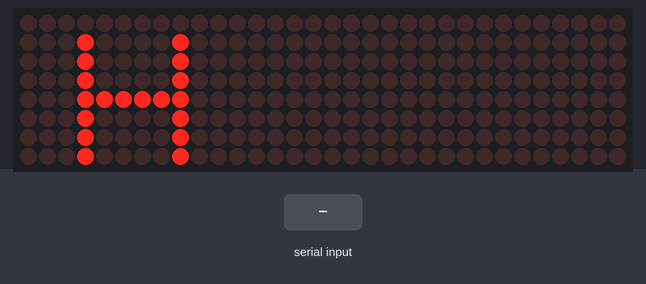
Simulated run of this sketch. Board: Arduino Uno, built with avr-gcc and run on an emulated ATmega328P. Shown: 32×8 LED matrix. The inputs (shaded band) are chosen by the test bench. What the sketch prints to the serial monitor is not drawn.

Above: at 1.2 s.
1.3 s: "1" received over Serial
At 1.7 s:
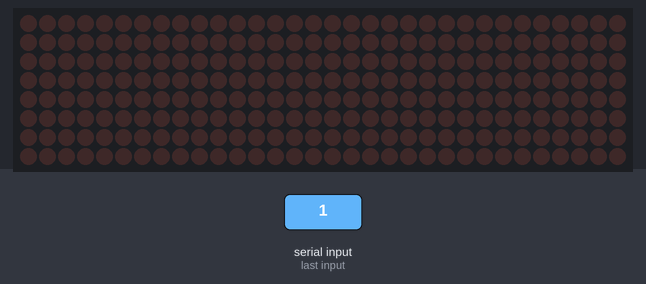
4.3 s: "0" received over Serial
At 5.65 s:
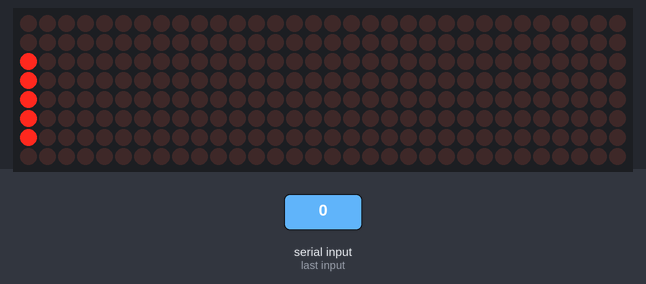
7.3 s: "2" received over Serial
At 8.62 s:
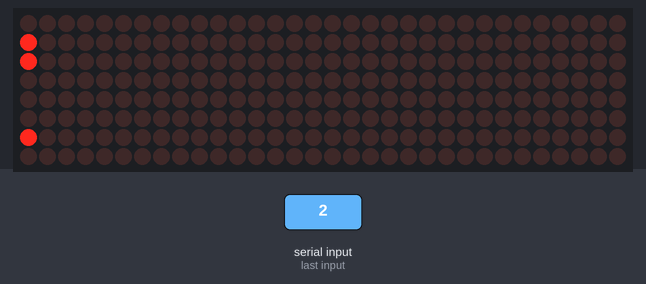
16.9 s: "0" received over Serial
At 18.41 s:
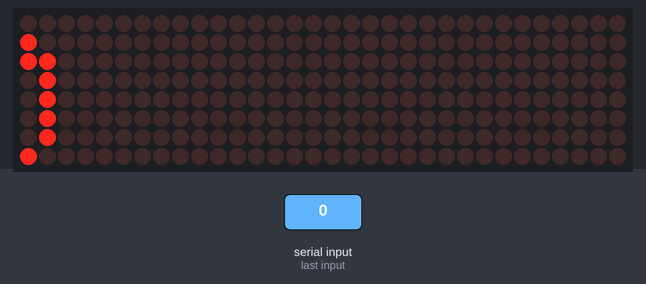

Measured:
- after the input at 1.3 s, the display: first differs from a run without the input after 0.10 s (image 1)
- after the input at 4.3 s, the display: first changes after 0.06 s (image 2 shows a later state)
- after the input at 7.3 s, the display: first changes at once (image 3 shows a later state)
- after the input at 16.9 s, the display: first differs from a run without the input after 0.10 s (image 4 shows a later state)
- what the display in image 1 shows lasts 1.2 s, from 1.4 s to 2.6 s

The sketch:

sketch_jan18a.ino
```cpp
#include <LedControl.h>
#include "font.h"
//din - 11
//cs - 10
//clk 13
// 4 adresses
LedControl lc=LedControl(11,13,10,4);

//8 rows * 5 displays
//(0-7 is a "virtual" display that is scrolled from)
byte dispBuf[40] = {};

//alarm that goes every 8 itterations (singal to write a new char onto the virtual screen)
byte alarm = 0;

//upcoming letters, TODO: code a font
byte chr = 0;
byte len = 13;
char text[64] = "HELLO WORLD!";

void setup() {
  Serial.begin(9600);
  // put your setup code here, to run once:
  for (byte i=0; i<4; i++) {
    lc.shutdown(i,false);
    /* Set the brightness to a medium values */
    lc.setIntensity(i,8);
    /* and clear the display */
    lc.clearDisplay(i);
  }
  Serial.println("Booted!");
}

void loop() {

  if (alarm == 0) {
    if (chr > len) {
      //loop to the start
      chr = 0;
      alarm = 0;
    } else {
      // some more debug for adding to disp buf
      //char tob[40];
      //sprintf(tob,"bufst: %d..%d",bufStart,(bufStart+7)%40);
      //Serial.println(tob);
      byte idx = AlphabetLUT[text[chr]];
      dispBuf[0] = Alphabet[(idx*8)+7];
      dispBuf[1] = Alphabet[(idx*8)+6];
      dispBuf[2] = Alphabet[(idx*8)+5];
      dispBuf[3] = Alphabet[(idx*8)+4];
      dispBuf[4] = Alphabet[(idx*8)+3];
      dispBuf[5] = Alphabet[(idx*8)+2];
      dispBuf[6] = Alphabet[(idx*8)+1];
      dispBuf[7] = Alphabet[(idx*8)];
      // debug when pushing a new char to the disp buffer
      //sprintf(tob,"Pushed Char: %c (%x)\nidx: %d",text[chr],text[chr],idx);
      //Serial.println(tob);
      //for (byte t = 0; t < 8; t++)
      //{
      //  Serial.print("Pushed line: ");
      //  byte val = Alphabet[(idx*8)+t];
      //  for (int j = 0; j < 8; j++)
      //  {
      //      bool b = val & 0x80;
      //      Serial.print(b);
      //      val = val << 1;
      //  };Serial.println();
      //}
      alarm = 8;
      chr +=1;
    };
  } else {
    alarm-=1;
  };

  //debug dispBuf debug logger
  //for (byte t = 0; t < 41; t++)
  //{
  //  Serial.print("buffer: ");
  //  byte val = dispBuf[(bufStart+t)%40];
  //  for (int j = 0; j < 8; j++)
  //  {
  //      bool b = val & 0x80;
  //      Serial.print(b);
  //      val = val << 1;
  //  };Serial.println();
  //}

  // put your main code here, to run repeatedly:
  //Serial.println("Render");
  for (byte i = 8; i<=40;i++) { //skip to the 8th collumn, AKA the left-most physical collumn
    //put rendering code here
    //math.floor(i/8) the screen id
    //i%8 the collumn
    //Serial.println("rendering col: %d",i);
    //Serial.print("Render col: ");
    //byte val = dispBuf[(bufStart + i)%40];
    //for (int j = 0; j < 8; j++)
    //{
    //    bool b = val & 0x80;
    //    Serial.print(b);
    //    val = val << 1;
    //};Serial.println();
    lc.setColumn(4-floor(i/8), i%8, dispBuf[i]);
  };

  // simple serial reading
  if (Serial.available()>0) {
    for (byte i=0; i<4; i++) {
      /* clear the display */
      lc.clearDisplay(i);
    }
    for (byte i=0; i<40; i++) {
      /* clear the buffer */
      dispBuf[i] = 0;
    }
    for (byte i=0; i<len; i++) {
      /* clear the text */
      text[i] = 0;
    }

    len = Serial.readBytes(text,64);

    chr=0;
    alarm=0;
  };

  byte tempBuf[40];
  memcpy(tempBuf,dispBuf,39*sizeof(byte));
  memcpy((dispBuf + sizeof(byte)),tempBuf,39*sizeof(byte));
  //delay(500);
}
```

Source omitted: font.h (data table, 8639 bytes)
